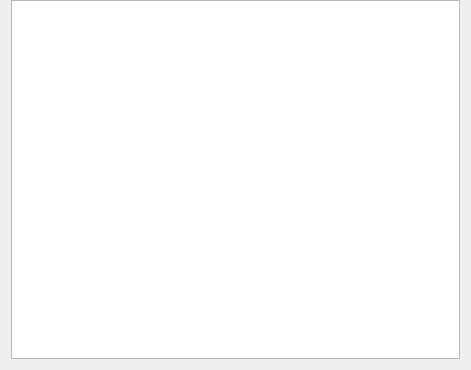
<?xml version="1.0" encoding="UTF-8"?>
<ui version="4.0">
 <class>SellHistWindow</class>
 <widget class="QWidget" name="SellHistWindow">
  <property name="geometry">
   <rect>
    <x>0</x>
    <y>0</y>
    <width>471</width>
    <height>370</height>
   </rect>
  </property>
  <property name="windowTitle">
   <string>Form</string>
  </property>
  <layout class="QVBoxLayout" name="verticalLayout">
   <property name="topMargin">
    <number>0</number>
   </property>
   <item>
    <widget class="QTableView" name="table">
     <property name="minimumSize">
      <size>
       <width>0</width>
       <height>80</height>
      </size>
     </property>
     <property name="font">
      <font>
       <pointsize>12</pointsize>
      </font>
     </property>
    </widget>
   </item>
  </layout>
 </widget>
 <resources/>
 <connections/>
</ui>
